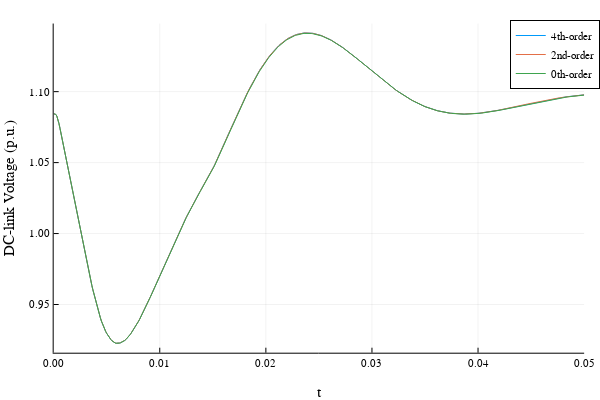

Notebook code cell kept with this figure:
### Markdown cell above
## Plotting DC-voltage for all three models

### Code cell
plot(sol_4th_nonopt, vars=(0,13), label="4th-order", ylabel="DC-link Voltage (p.u.)")
plot!(sol_2nd_nonopt, vars=(0,13), label="2nd-order")
plot!(sol_0th_nonopt, vars=(0,13), label="0th-order")

### Figure 1 — Plotly figure (JSON) as saved in the notebook; plotly's stock layout.template omitted (floating-point values rounded to 4 significant figures; data arrays with more than 128 entries replaced by an {"elided": "..."} marker saying what was removed)
{"data": [{"colorbar": {"title": ""}, "legendgroup": "4th-order", "line": {"color": "rgba(0, 154, 250, 1.000)", "dash": "solid", "shape": "linear", "width": 1}, "mode": "lines", "name": "4th-order", "showlegend": true, "type": "scatter", "x": {"elided": "501 float values"}, "xaxis": "x1", "y": {"elided": "501 float values"}, "yaxis": "y1", "zmax": null, "zmin": null}, {"colorbar": {"title": ""}, "legendgroup": "2nd-order", "line": {"color": "rgba(227, 111, 71, 1.000)", "dash": "solid", "shape": "linear", "width": 1}, "mode": "lines", "name": "2nd-order", "showlegend": true, "type": "scatter", "x": {"elided": "501 float values"}, "xaxis": "x1", "y": {"elided": "501 float values"}, "yaxis": "y1", "zmax": null, "zmin": null}, {"colorbar": {"title": ""}, "legendgroup": "0th-order", "line": {"color": "rgba(62, 164, 78, 1.000)", "dash": "solid", "shape": "linear", "width": 1}, "mode": "lines", "name": "0th-order", "showlegend": true, "type": "scatter", "x": {"elided": "501 float values"}, "xaxis": "x1", "y": {"elided": "501 float values"}, "yaxis": "y1", "zmax": null, "zmin": null}], "layout": {"annotations": [], "height": 400, "legend": {"bgcolor": "rgba(255, 255, 255, 1.000)", "bordercolor": "rgba(0, 0, 0, 1.000)", "borderwidth": 1, "font": {"color": "rgba(0, 0, 0, 1.000)", "family": "sans-serif", "size": 11}, "tracegroupgap": 0, "traceorder": "normal", "x": 1.02, "xanchor": "auto", "y": 1, "yanchor": "auto"}, "margin": {"b": 20, "l": 0, "r": 0, "t": 20}, "paper_bgcolor": "rgba(255, 255, 255, 1.000)", "plot_bgcolor": "rgba(255, 255, 255, 1.000)", "showlegend": true, "width": 600, "xaxis": {"anchor": "y1", "domain": [0.09128, 0.9934], "gridcolor": "rgba(0, 0, 0, 0.100)", "gridwidth": 0.5, "linecolor": "rgba(0, 0, 0, 1.000)", "mirror": false, "range": [0, 0.05], "showgrid": true, "showline": true, "showticklabels": true, "tickangle": 0, "tickcolor": "rgb(0, 0, 0)", "tickfont": {"color": "rgba(0, 0, 0, 1.000)", "family": "sans-serif", "size": 11}, "tickmode": "array", "ticks": "inside", "ticktext": ["0.00", "0.01", "0.02", "0.03", "0.04", "0.05"], "tickvals": [0, 0.01, 0.02, 0.03, 0.04, 0.05], "title": "t", "titlefont": {"color": "rgba(0, 0, 0, 1.000)", "family": "sans-serif", "size": 15}, "type": "-", "visible": true, "zeroline": false, "zerolinecolor": "rgba(0, 0, 0, 1.000)"}, "yaxis": {"anchor": "x1", "domain": [0.07581, 0.9902], "gridcolor": "rgba(0, 0, 0, 0.100)", "gridwidth": 0.5, "linecolor": "rgba(0, 0, 0, 1.000)", "mirror": false, "range": [0.916, 1.148], "showgrid": true, "showline": true, "showticklabels": true, "tickangle": 0, "tickcolor": "rgb(0, 0, 0)", "tickfont": {"color": "rgba(0, 0, 0, 1.000)", "family": "sans-serif", "size": 11}, "tickmode": "array", "ticks": "inside", "ticktext": ["0.95", "1.00", "1.05", "1.10"], "tickvals": [0.95, 1, 1.05, 1.1], "title": "DC-link Voltage (p.u.)", "titlefont": {"color": "rgba(0, 0, 0, 1.000)", "family": "sans-serif", "size": 15}, "type": "-", "visible": true, "zeroline": false, "zerolinecolor": "rgba(0, 0, 0, 1.000)"}}}
